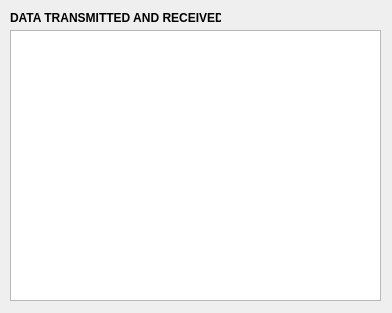
<?xml version="1.0" encoding="UTF-8"?>
<ui version="4.0">
 <class>Debug</class>
 <widget class="QDialog" name="Debug">
  <property name="geometry">
   <rect>
    <x>0</x>
    <y>0</y>
    <width>392</width>
    <height>313</height>
   </rect>
  </property>
  <property name="windowTitle">
   <string>PROTOCOL DATA</string>
  </property>
  <property name="windowIcon">
   <iconset>
    <normaloff>../../../../Imágenes/Icons/bug-report.jpg</normaloff>../../../../Imágenes/Icons/bug-report.jpg</iconset>
  </property>
  <widget class="QTextBrowser" name="textBrowser">
   <property name="geometry">
    <rect>
     <x>10</x>
     <y>30</y>
     <width>371</width>
     <height>271</height>
    </rect>
   </property>
  </widget>
  <widget class="QLabel" name="label_data">
   <property name="geometry">
    <rect>
     <x>10</x>
     <y>10</y>
     <width>211</width>
     <height>16</height>
    </rect>
   </property>
   <property name="font">
    <font>
     <bold>true</bold>
    </font>
   </property>
   <property name="text">
    <string>DATA TRANSMITTED AND RECEIVED</string>
   </property>
  </widget>
 </widget>
 <resources/>
 <connections/>
</ui>
